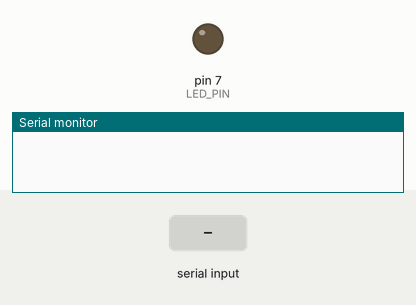
Recording of a program running on a simulated Arduino Uno, built with avr-gcc and run on an emulated ATmega328P. Parts: output pins drawn as LEDs (lit = HIGH), the last lines printed to the serial monitor. Inputs (shaded band) come from the test bench.

Above: at 1.2 s.
1.3 s: "1;90;45\n" received over Serial
At 2.5 s:
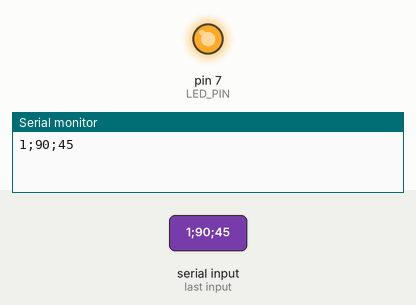
2.8 s: "90;45;200\n" received over Serial
At 3.8 s:
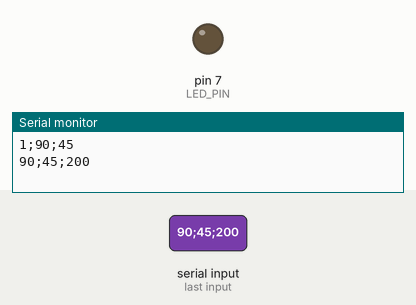
Timing chart, 0 to 5.8 s (numbered marks = the images above; inputs shaded):
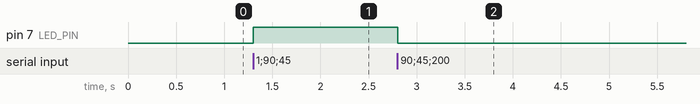

The program:

main.cpp
```cpp
#include<Arduino.h>
int RValue;
int GValue;
int BValue;
String input = "";

const int LED_PIN = 7;

void setup() {
  Serial.begin(115200);
  pinMode(LED_PIN, OUTPUT);
  digitalWrite(LED_PIN, LOW);
}

void loop() {
  if (Serial.available() > 0) {
    // Read one full line until newline to ensure complete packet
    input = Serial.readStringUntil('\n');  // e.g., "1;45;0"
    input.trim(); // remove any CR/LF or spaces

    // Optional: echo back
    Serial.println(input);

    // Find delimiters
    int ind1 = input.indexOf(';');
    int ind2 = input.indexOf(';', ind1 + 1);

    // Basic validation
    if (ind1 > 0 && ind2 > ind1) {
      // Parse values
      RValue = input.substring(0, ind1).toInt();
      GValue = input.substring(ind1 + 1, ind2).toInt();   // fixed end index
      BValue = input.substring(ind2 + 1).toInt();

      // Direct LED control on pin 7
      if (RValue == 1) {
        digitalWrite(LED_PIN, HIGH);
      } else {
        digitalWrite(LED_PIN, LOW);
      }
    } else {
      // Bad packet; ignore or handle error
      // Serial.println("Parse error");
    }
  }
}
```

Measured:
- after the input at 1.3 s, pin 7 (LED_PIN): LOW → HIGH at once
- after the input at 2.8 s, pin 7 (LED_PIN): HIGH → LOW at once
